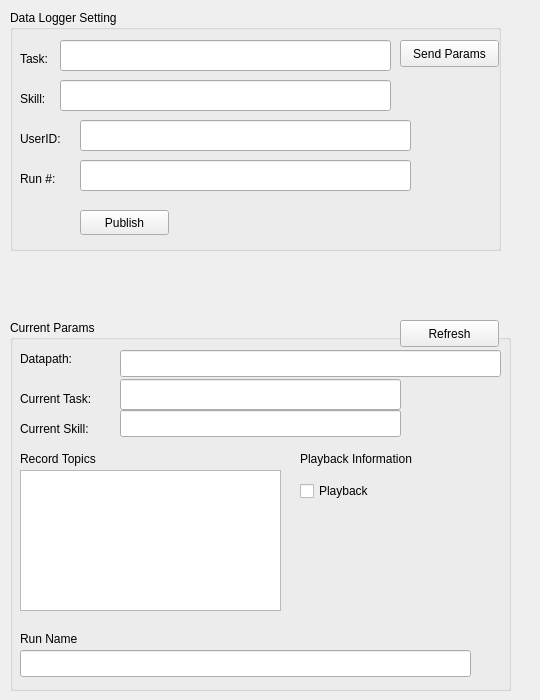
<?xml version="1.0" encoding="UTF-8"?>
<ui version="4.0">
 <class>Widget</class>
 <widget class="QWidget" name="Widget">
  <property name="geometry">
   <rect>
    <x>0</x>
    <y>0</y>
    <width>540</width>
    <height>700</height>
   </rect>
  </property>
  <property name="windowTitle">
   <string>Widget</string>
  </property>
  <widget class="QGroupBox" name="groupBox_2">
   <property name="geometry">
    <rect>
     <x>10</x>
     <y>320</y>
     <width>501</width>
     <height>371</height>
    </rect>
   </property>
   <property name="title">
    <string>Current Params</string>
   </property>
   <widget class="QLabel" name="label">
    <property name="geometry">
     <rect>
      <x>10</x>
      <y>130</y>
      <width>101</width>
      <height>17</height>
     </rect>
    </property>
    <property name="text">
     <string>Record Topics</string>
    </property>
   </widget>
   <widget class="QLabel" name="label_2">
    <property name="geometry">
     <rect>
      <x>10</x>
      <y>30</y>
      <width>67</width>
      <height>17</height>
     </rect>
    </property>
    <property name="text">
     <string>Datapath:</string>
    </property>
   </widget>
   <widget class="QLineEdit" name="cur_data_path">
    <property name="geometry">
     <rect>
      <x>110</x>
      <y>30</y>
      <width>381</width>
      <height>27</height>
     </rect>
    </property>
   </widget>
   <widget class="QPushButton" name="refresh_current_settings">
    <property name="geometry">
     <rect>
      <x>390</x>
      <y>0</y>
      <width>99</width>
      <height>27</height>
     </rect>
    </property>
    <property name="text">
     <string>Refresh</string>
    </property>
   </widget>
   <widget class="QListWidget" name="current_topics">
    <property name="geometry">
     <rect>
      <x>10</x>
      <y>150</y>
      <width>261</width>
      <height>141</height>
     </rect>
    </property>
   </widget>
   <widget class="QLabel" name="label_3">
    <property name="geometry">
     <rect>
      <x>10</x>
      <y>70</y>
      <width>91</width>
      <height>17</height>
     </rect>
    </property>
    <property name="text">
     <string>Current Task:</string>
    </property>
   </widget>
   <widget class="QLineEdit" name="currentTask">
    <property name="geometry">
     <rect>
      <x>110</x>
      <y>59</y>
      <width>281</width>
      <height>31</height>
     </rect>
    </property>
   </widget>
   <widget class="QLabel" name="label_4">
    <property name="geometry">
     <rect>
      <x>10</x>
      <y>100</y>
      <width>91</width>
      <height>17</height>
     </rect>
    </property>
    <property name="text">
     <string>Current Skill:</string>
    </property>
   </widget>
   <widget class="QLineEdit" name="currentSkill">
    <property name="geometry">
     <rect>
      <x>110</x>
      <y>90</y>
      <width>281</width>
      <height>27</height>
     </rect>
    </property>
   </widget>
   <widget class="QLabel" name="label_5">
    <property name="geometry">
     <rect>
      <x>290</x>
      <y>130</y>
      <width>151</width>
      <height>17</height>
     </rect>
    </property>
    <property name="text">
     <string>Playback Information</string>
    </property>
   </widget>
   <widget class="QCheckBox" name="checkBox">
    <property name="geometry">
     <rect>
      <x>290</x>
      <y>160</y>
      <width>97</width>
      <height>22</height>
     </rect>
    </property>
    <property name="text">
     <string>Playback</string>
    </property>
   </widget>
   <widget class="QLabel" name="label_7">
    <property name="geometry">
     <rect>
      <x>10</x>
      <y>310</y>
      <width>81</width>
      <height>17</height>
     </rect>
    </property>
    <property name="text">
     <string>Run Name</string>
    </property>
   </widget>
   <widget class="QLineEdit" name="lineEdit_3">
    <property name="geometry">
     <rect>
      <x>10</x>
      <y>330</y>
      <width>451</width>
      <height>27</height>
     </rect>
    </property>
   </widget>
  </widget>
  <widget class="QGroupBox" name="groupBox">
   <property name="geometry">
    <rect>
     <x>10</x>
     <y>10</y>
     <width>491</width>
     <height>241</height>
    </rect>
   </property>
   <property name="title">
    <string>Data Logger Setting</string>
   </property>
   <widget class="QPushButton" name="sendParamsButton">
    <property name="geometry">
     <rect>
      <x>390</x>
      <y>30</y>
      <width>99</width>
      <height>27</height>
     </rect>
    </property>
    <property name="text">
     <string>Send Params</string>
    </property>
   </widget>
   <widget class="QLabel" name="label_6">
    <property name="geometry">
     <rect>
      <x>10</x>
      <y>40</y>
      <width>41</width>
      <height>17</height>
     </rect>
    </property>
    <property name="text">
     <string>Task:</string>
    </property>
   </widget>
   <widget class="QLineEdit" name="setTaskBox">
    <property name="geometry">
     <rect>
      <x>50</x>
      <y>30</y>
      <width>331</width>
      <height>31</height>
     </rect>
    </property>
    <property name="text">
     <string/>
    </property>
   </widget>
   <widget class="QLabel" name="label_8">
    <property name="geometry">
     <rect>
      <x>10</x>
      <y>80</y>
      <width>41</width>
      <height>17</height>
     </rect>
    </property>
    <property name="text">
     <string>Skill:</string>
    </property>
   </widget>
   <widget class="QLineEdit" name="setSkillBox">
    <property name="geometry">
     <rect>
      <x>50</x>
      <y>70</y>
      <width>331</width>
      <height>31</height>
     </rect>
    </property>
    <property name="text">
     <string/>
    </property>
   </widget>
   <widget class="QLineEdit" name="setSkillBox_2">
    <property name="geometry">
     <rect>
      <x>70</x>
      <y>110</y>
      <width>331</width>
      <height>31</height>
     </rect>
    </property>
    <property name="text">
     <string/>
    </property>
   </widget>
   <widget class="QLabel" name="label_9">
    <property name="geometry">
     <rect>
      <x>10</x>
      <y>120</y>
      <width>51</width>
      <height>17</height>
     </rect>
    </property>
    <property name="text">
     <string>UserID:</string>
    </property>
   </widget>
   <widget class="QLabel" name="label_10">
    <property name="geometry">
     <rect>
      <x>10</x>
      <y>160</y>
      <width>51</width>
      <height>17</height>
     </rect>
    </property>
    <property name="text">
     <string>Run #:</string>
    </property>
   </widget>
   <widget class="QLineEdit" name="setSkillBox_3">
    <property name="geometry">
     <rect>
      <x>70</x>
      <y>150</y>
      <width>331</width>
      <height>31</height>
     </rect>
    </property>
    <property name="text">
     <string/>
    </property>
   </widget>
   <widget class="QPushButton" name="pushButton">
    <property name="geometry">
     <rect>
      <x>70</x>
      <y>200</y>
      <width>89</width>
      <height>25</height>
     </rect>
    </property>
    <property name="text">
     <string>Publish</string>
    </property>
    <property name="checkable">
     <bool>true</bool>
    </property>
   </widget>
  </widget>
 </widget>
 <layoutdefault spacing="6" margin="11"/>
 <resources/>
 <connections/>
</ui>
